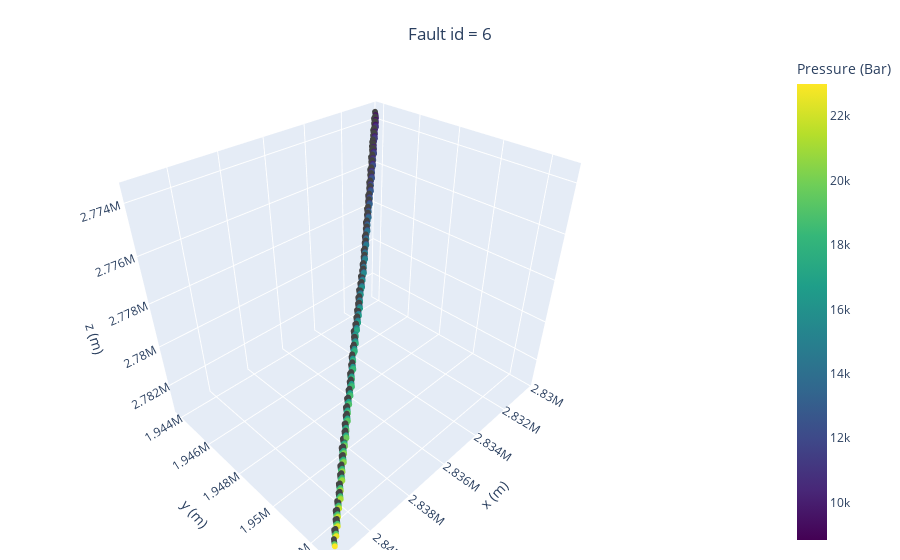

The code cell stored with this chart in its notebook:
### Markdown cell above
# Interactive 3D: 1 plot

### Code cell
# Load the CSV file
file_path = 'data/case1_pres_fault_table.csv'
data = pd.read_csv(file_path)

# Filter the data for fault_id=6
filtered_data = data[data['fault_id'] == 1]

# Extract necessary columns
xs_values = filtered_data['x_ave']
ys_values = filtered_data['y_ave']
zs_values = filtered_data['z_ave']
# temps_values = filtered_data['temps']
pressures_values = filtered_data['2030']

# Create subplots
fig = make_subplots(
    rows=1, cols=1,
    specs=[[{'type': 'scatter3d'}]],
    # subplot_titles=('Temperature Distribution', 'Pressure Distribution')
)

# Pressure plot
pressure_scatter = go.Scatter3d(
    x=xs_values,
    y=ys_values,
    z=zs_values,
    mode='markers',
    marker=dict(
        size=2,
        color=pressures_values,
        colorscale='viridis',
        colorbar=dict(
            title='Pressure (Bar)',
            x=1.1,  # Positioning the color bar
            # xanchor='right'
        ),
        showscale=True
    ),
    name='Pressure'
)

fig.add_trace(pressure_scatter, row=1, col=1)

# Update layout
fig.update_layout(
    title={
        'text': 'Fault id = 6',
        'y':0.95,
        'x':0.5,
        'xanchor': 'center',
        'yanchor': 'top'
    },
    legend=dict(
        orientation='h',
        yanchor='bottom',
        y=1.1,
        xanchor='left',
        x=1.1
    ),
    scene=dict(
        xaxis_title='x (m)',
        yaxis_title='y (m)',
        zaxis=dict(
            title='z (m)',
            autorange='reversed' # reverse z-axis
        )
    ),
    margin=dict(l=0, r=10, b=10, t=50)
)

# Show plot
fig.show()

### Figure 1 — Plotly figure (JSON) as saved in the notebook; plotly's stock layout.template omitted (floating-point values rounded to 4 significant figures; data arrays with more than 128 entries replaced by an {"elided": "..."} marker saying what was removed)
{"data": [{"marker": {"color": {"elided": "9164 float values"}, "colorbar": {"title": {"text": "Pressure (Bar)"}, "x": 1.1}, "colorscale": [[0, "#440154"], [0.1111, "#482878"], [0.2222, "#3e4989"], [0.3333, "#31688e"], [0.4444, "#26828e"], [0.5556, "#1f9e89"], [0.6667, "#35b779"], [0.7778, "#6ece58"], [0.8889, "#b5de2b"], [1, "#fde725"]], "showscale": true, "size": 2}, "mode": "markers", "name": "Pressure", "scene": "scene", "type": "scatter3d", "x": {"elided": "9164 float values"}, "y": {"elided": "9164 float values"}, "z": {"elided": "9164 float values"}}], "layout": {"legend": {"orientation": "h", "x": 1.1, "xanchor": "left", "y": 1.1, "yanchor": "bottom"}, "margin": {"b": 10, "l": 0, "r": 10, "t": 50}, "scene": {"domain": {"x": [0, 1], "y": [0, 1]}, "xaxis": {"title": {"text": "x (m)"}}, "yaxis": {"title": {"text": "y (m)"}}, "zaxis": {"autorange": "reversed", "title": {"text": "z (m)"}}}, "title": {"text": "Fault id = 6", "x": 0.5, "xanchor": "center", "y": 0.95, "yanchor": "top"}}}
